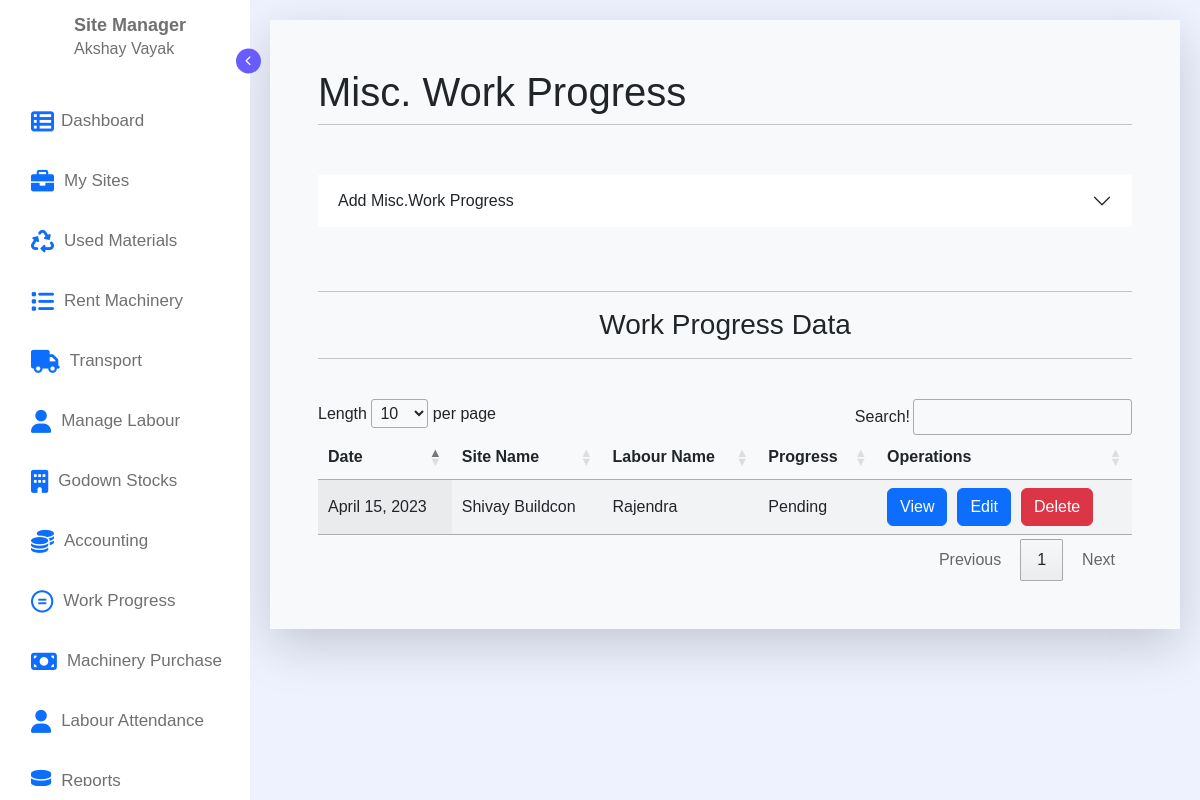
/work-progress/ (signed in), run on the app's committed database.
### Mainpage/models.py (models this page shows, shortened)
class WorkProgreeData(models.Model):
    id = models.AutoField
    manager_id = models.TextField(max_length=100,default="")
    manager_name = models.TextField(max_length=100,default="")
    Date = models.DateField(default=datetime.date.today)
    site_id = models.IntegerField(default=0)
    site_name = models.TextField(max_length=100,default="")
    work_details = models.TextField(max_length=100,default="")
    labour_id = models.IntegerField(default=0)
    labour_name = models.TextField(max_length=100,default="")
    Work_progress = models.TextField(max_length=100,default="")
    Remark = models.TextField(max_length=100,default="")

### Mainpage/views.py (the view, shortened to what this page needs)
# urls.py: path('work-progress/',views.ManageProgress,name="ManageProgress"),
def ManageProgress(request):
    if request.user.is_authenticated:
        sites_data = SiteData.objects.filter(manager_user_name_id = request.user.id).all().values()
        labour_data = LabourData.objects.filter(manager_id = request.user.id).all().values()
        progress_datas = WorkProgreeData.objects.filter(manager_id = request.user.id).all().values()
        return render(request,"Mainpage/progress.html",{"sites_data":sites_data,"labour_data":labour_data,"progress_datas":progress_datas,"tab_name":"WorkProgreeData","redirect":"/work-progress/"})
    else:
        return render(request,"Mainpage/progress.html")

### Mainpage/templates/Mainpage/progress.html (shortened to what this page needs)
{% extends 'Mainpage/navbar.html' %}
{% load static %}
    {% block style %}
    <link rel="stylesheet" href="{% static 'css/material.css' %}">
    {% endblock %}
    {% block body %}
    <div class="container">
        <div class="p-5 bottom-radious bg-light shadow-lg" style="background-color: white;">
            <h1>Misc. Work Progress</h1>
            <hr class="my-2">
            <div class="accordion accordion-flush" id="accordionFlushExample">
                <div class="accordion-item">
                    <h2 class="accordion-header">
                        <button class="accordion-button collapsed" type="button" data-bs-toggle="collapse"
                            data-bs-target="#flush-collapseOne" aria-expanded="false" aria-controls="flush-collapseOne">
                            Add Misc.Work Progress
                        </button>
                    </h2>
                </div>
            </div>
            <br><br>
            <hr>
            <h3 style="text-align: center;">Work Progress Data</h3>
            <hr><br>
            <table id="example" class="display" style="width:100%">
                <thead>
                    <tr>
                        <th>Date</th>
                        <th>Site Name</th>
                        <th>Labour Name</th>
                        <th>Progress</th>
                        <th>Operations</th>
                    </tr>
                </thead>
                <tbody>
                    {% for i in progress_datas %}
                    <tr>
                        <td>{{i.Date}}</td>
                        <td>{{i.site_name}}</td>
                        <td>{{i.labour_name}}</td>
                        <td>{{i.Work_progress}}</td>
                        <td style="display: flex;">
                            <form action="/details/" method="post">{% csrf_token %}
                                <button type="submit" class="btn btn-primary">View</button>
                            </form>
                            <form action="/update-form/" method="post" style="margin-left: 10px;">{% csrf_token %}
                                <button type="submit" class="btn btn-primary">Edit</button>
                            </form>
                            <form action="/Delete-Manager/" method="post" style="margin-left: 10px;">{% csrf_token %}
                                <button type="submit" class="btn btn-danger">Delete</button>
                            </form>
                        </td>
                    </tr>
                    {% endfor %}
                </tbody>
            </table>
        </div>
    </div>
    {% endblock %}

### Mainpage/templates/Mainpage/navbar.html (shortened to what this page needs)
{% load static %}
<!doctype html>
<html lang="en">
<head>
    <link rel="stylesheet"
        href="https://cdn.jsdelivr.net/npm/@fortawesome/fontawesome-free@5.15.4/css/fontawesome.min.css"
>
    <link rel="stylesheet" href="https://cdnjs.cloudflare.com/ajax/libs/font-awesome/6.0.0-beta2/css/all.min.css"
 />
    <link href="https://cdn.jsdelivr.net/npm/bootstrap@5.3.0-alpha3/dist/css/bootstrap.min.css" rel="stylesheet"
>
    <link rel="stylesheet" href="{% static 'css/navbar.css' %}">
    <link rel="stylesheet" type="text/css" href="https://cdn.datatables.net/1.10.20/css/jquery.dataTables.min.css">
    {% block style %}
    {% endblock %}
</head>
<body>
    <div class="container">
        <nav class="sidebar">
            <header>
                <div class="image-text">
                    <div class="text logo-text">
                        <span class="name">Site Manager</span>
                        <span class="profession">{{user.first_name}} {{user.last_name}}</span>
                    </div>
                </div>
                <i class="fa-solid fa-chevron-right toggle" style="font-size: 10px;"></i>
            </header>
            <div class="menu-bar">
                <div class="menu">
                    <ul class="menu-links" style="padding: 10px;">
                        <li class="nav-link">
                            <a href="/dashboard/">
                                <i style="font-size:23px; margin-left: 7px;" class="fa">&#xf00b;</i>
                                <span class="text nav-text" style="margin-left: 7px;"> Dashboard</span>
                            </a>
                        </li>
                        <li class="nav-link">
                            <a href="/sites/">
                                <i class="fa-solid fa-briefcase" style="font-size: 23px; margin-left: 7px;"></i>
                                <span class="text nav-text" style="margin-left: 10px;"> My Sites</span>
                            </a>
                        </li>
                        <li class="nav-link">
                            <a href="/materials/">
                                <i class="fa-solid fa-recycle" style="font-size: 23px; margin-left: 7px;"></i>
                                <span class="text nav-text" style="margin-left: 10px;">Used Materials</span>
                            </a>
                        </li>
                        <li class="nav-link">
                            <a href="/manage-machines/">
                                <i class="fa-solid fa-list" style="font-size: 23px; margin-left: 7px;"></i>
                                <span class="text nav-text" style="margin-left: 10px;">Rent Machinery</span>
                            </a>
                        </li>
                        <li class="nav-link">
                            <a href="/transport/">
                                <i class="fa-solid fa-truck" style="font-size: 23px; margin-left: 7px;"></i>
                                <span class="text nav-text" style="margin-left: 10px;">Transport</span>
                            </a>
                        </li>
                        <li class="nav-link">
                            <a href="/labour/">
                                <i class="fa-solid fa-user" style="font-size: 23px; margin-left: 7px;"></i>
                                <span class="text nav-text" style="margin-left: 10px;">Manage Labour</span>
                            </a>
                        </li>
                        <li class="nav-link">
                            <a href="/godown/">
                                <i class="fa-solid fa-building" style="font-size: 23px; margin-left: 7px;"></i>
                                <span class="text nav-text" style="margin-left: 10px;">Godown Stocks</span>
                            </a>
                        </li>
                        <li class="nav-link">
                            <a href="/accounting/">
                                <i class="fa-solid fa-coins" style="font-size: 23px; margin-left: 7px;"></i>
                                <span class="text nav-text" style="margin-left: 10px;">Accounting</span>
                            </a>
                        </li>
                        <li class="nav-link">
                            <a href="/work-progress/">
                                <i class="fa-brands fa-creative-commons-nd"
                                    style="font-size: 23px; margin-left: 7px;"></i>
                                <span class="text nav-text" style="margin-left: 10px;">Work Progress</span>
                            </a>
                        </li>
                        <li class="nav-link">
                            <a href="/purchase-machine/">
                                <i class="fa-solid fa-money-bill" style="font-size: 23px; margin-left: 7px;"></i>
                                <span class="text nav-text" style="margin-left: 10px;">Machinery Purchase</span>
                            </a>
                        </li>
                        <li class="nav-link">
                            <a href="/attendance/">
                                <i class="fa-solid fa-user" style="font-size: 23px; margin-left: 7px;"></i>
                                <span class="text nav-text" style="margin-left: 10px;">Labour Attendance</span>
                            </a>
                        </li>
                        <li class="nav-link">
                            <a href="/reports/">
                                <i class="fa-solid fa-database" style="font-size: 23px; margin-left: 7px;"></i>
                                <span class="text nav-text" style="margin-left: 10px;">Reports</span>
                            </a>
                        </li>
                    </ul>
                </div>
            </div>
        </nav>
        <section class="home">
            {% block body %}
            {% endblock %}
        </section>
    </div>
</body>
</html>

### static/css/navbar.css (style rules this page uses)
* { margin: 0; padding: 0; box-sizing: border-box; font-family: "Poppins", sans-serif; }
:root { --body-color: #eef2ff; --sidebar-color: #fff; --primary-color: #695cfe; --primary-color-light: #f6f5ff; --toggle-color: #ddd; --text-color: #707070; --tran-03: all 0.2s ease; --tran-03: all 0.3s ease; --tran-04: all 0.3s ease; --tran-05: all 0.3s ease; }
body { min-height: 100vh; background-color: var(--body-color); transition: var(--tran-05); }
.container { display: flex; }
.sidebar { position: fixed; top: 0; left: 0; height: 100%; width: 250px; padding: 10px 14px; background: var(--sidebar-color); transition: var(--tran-05); z-index: 100; }
.sidebar li { height: 50px; list-style: none; display: flex; align-items: center; margin-top: 10px; }
.sidebar .text, .sidebar .icon { color: var(--text-color); transition: var(--tran-03); }
.sidebar .text { font-size: 17px; font-weight: 300; white-space: nowrap; opacity: 1; }
.sidebar header { position: relative; }
.sidebar header .image-text { display: flex; align-items: center; }
.sidebar header .logo-text { display: flex; flex-direction: column; }
header .image-text .name { margin-top: 2px; font-size: 18px; font-weight: 600; }
header .image-text .profession { font-size: 16px; margin-top: -2px; display: block; }
.sidebar header .toggle { position: absolute; right: -25px; transform: translateY(-50%) rotate(180deg); height: 25px; width: 25px; background-color: var(--primary-color); color: var(--sidebar-color); border-radius: 50%; display: flex; align-items: center; justify-content: center; font-size: 22px; cursor: pointer; transition: var(--tran-05); }
.sidebar .menu { margin-top: 15px; }
.sidebar li a { list-style: none; height: 100%; background-color: transparent; display: flex; align-items: center; height: 100%; width: 100%; border-radius: 6px; text-decoration: none; transition: var(--tran-03); }
.sidebar .menu-bar { height: calc(100% - 55px); display: flex; flex-direction: column; justify-content: space-between; overflow-y: scroll; }
@media (min-width: 501px) { .home { position: absolute; top: 0; top: 0; left: 250px; height: 100vh; width: calc(100% - 250px); background-color: var(--body-color); transition: var(--tran-05); } }

### static/css/material.css (style rules this page uses)
.container { padding: 20px; display: block; }
.container .accordion { margin-top: 50px; background: white; }

### data on the page
WorkProgreeData: Date "April 15, 2023", site_name "Shivay Buildcon", labour_name "Rajendra", Work_progress "Pending"

### other printed values
{{ user.first_name }} "Akshay"
{{ user.last_name }} "Vayak"
